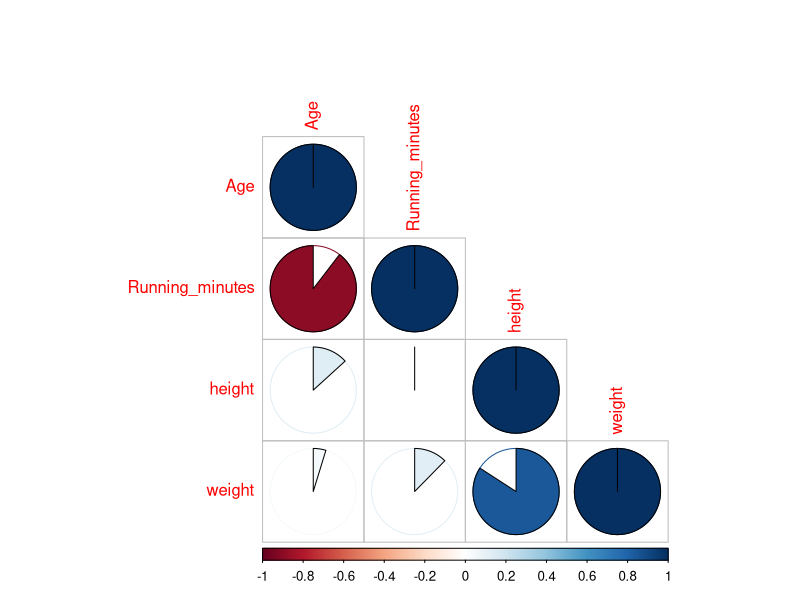
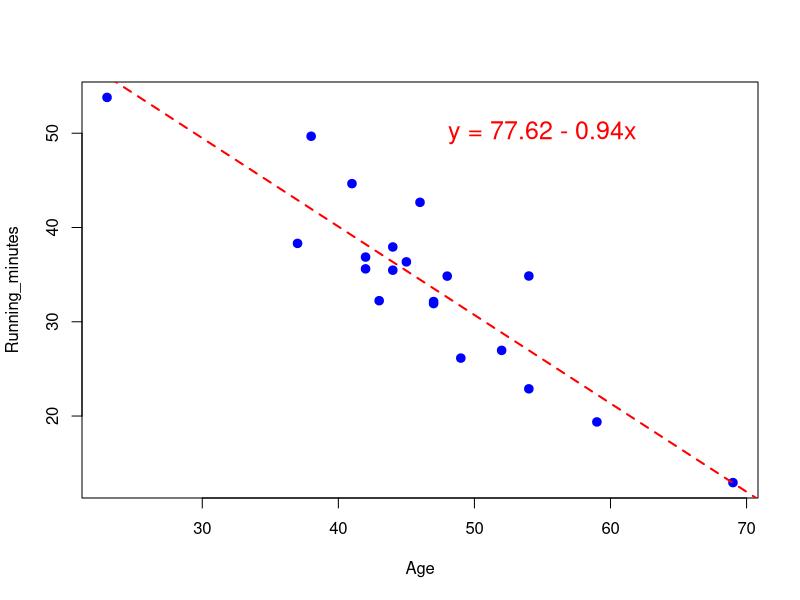
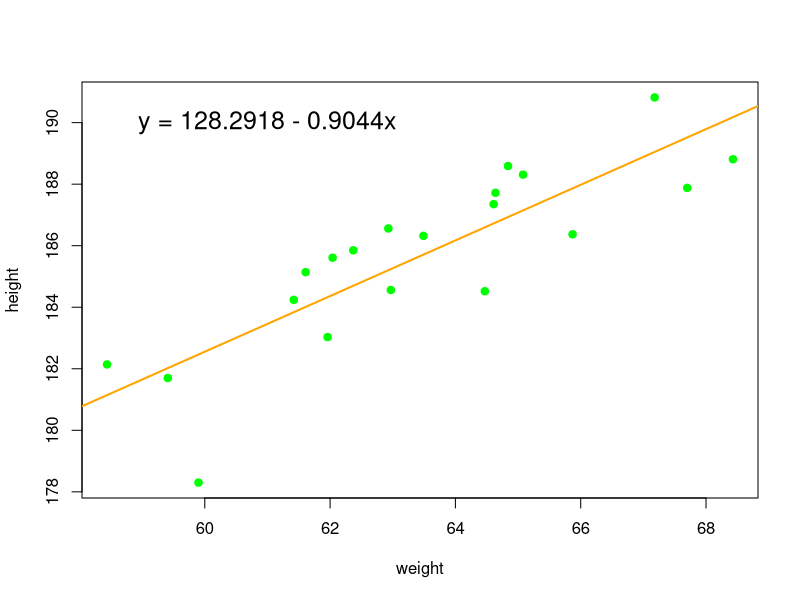
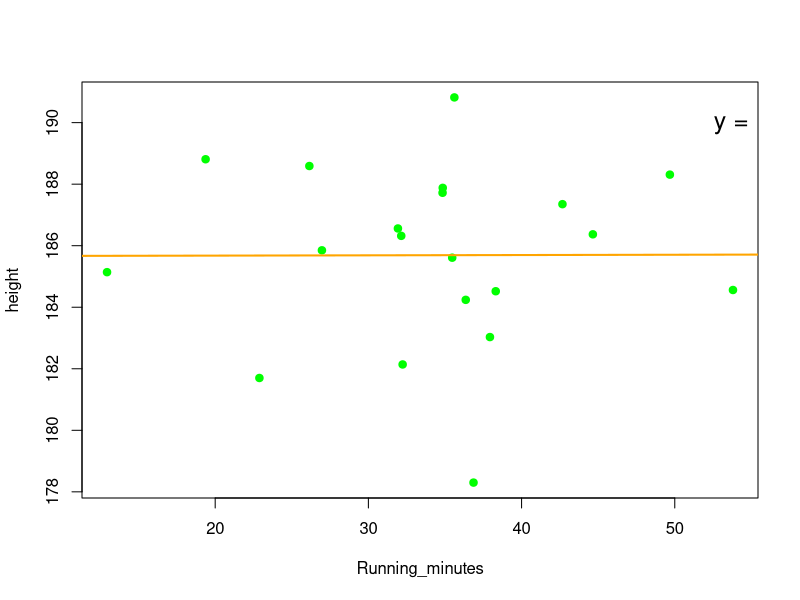

Write R code to recreate these figures, in order.
# ************************************************************************* #
#                                                                           #
#             ** Introduction to Biomedical Statistics II **                #
#                     Bachelor Degree in Bioinformatics                     #
#                                                                           #
# ************************************************************************* #

# Authors: Dr. Mario Fordellone
# University of Rome La Sapienza
# mail: mario.fordellone@uniroma1.it

# Require packages --------------------------------------------------------

# install.packages("corrplot")
library(corrplot)
library(MASS)

# Import and analyse data -------------------------------------------------

data <- read.table(file = "data.txt", header = TRUE)
summary(data)
dim(data)
Sx <- cov(data)
Cx <- cor(data)
corrplot(corr = Cx, method = "pie", type = "lower")
Zx <- scale(x = data, center = TRUE, scale = TRUE)
summary(Zx)
Cz <- cov(Zx)
attach(data)

# Simple linear regression: OLS estimates ---------------------------------

?lm
mod1 <- lm(formula = Running_minutes ~ Age, data = data)
summary(mod1)
mod2 <- lm(formula = Zx[,2] ~ Zx[,1], data = data)
summary(mod2)

plot(x = Age, y = Running_minutes, pch = 19, lwd = 2, col = "blue")
abline(mod1, lwd = 2, col = "red", lty = 2)
text(x = 55, y = 50, labels = "y = 77.62 - 0.94x", lwd = 2, col = "red", cex = 1.5)

mod3 <- lm(formula = height ~ weight, data = data)
summary(mod3)
mod4 <- lm(formula = Zx[,3] ~ Zx[,4], data = data)
summary(mod4)

plot(weight, height, pch = 19, lwd = 1, col = 'green')
abline(mod3, lwd = 2, col = "orange", lty = 1)
text(x = 61, y = 190, labels = "y = 128.2918 - 0.9044x", lwd = 2, col = "black", cex = 1.5)
View(data)

mod5 <- lm(formula = height ~ Running_minutes, data = data)
summary(mod5)
plot(Running_minutes, height, pch = 19, lwd = 1, col = 'green')
abline(mod5, lwd = 2, col = "orange", lty = 1)
text(x = 61, y = 190, labels = "y = 128.2918 - 0.9044x", lwd = 2, col = "black", cex = 1.5)
